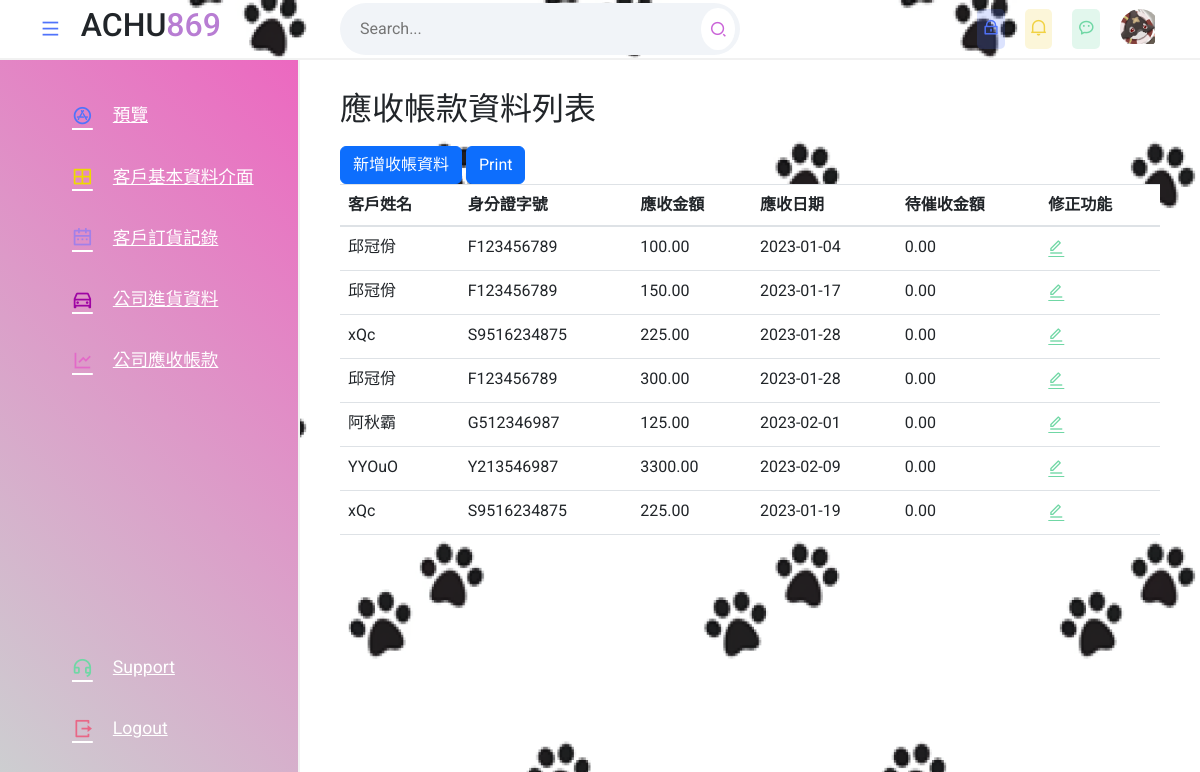
The app's page /ComWeb4.php with its own data.
### tables this page shows
CREATE TABLE `mycompany_receive` (
  `ID` int(255) NOT NULL,
  `Client_name` varchar(16) NOT NULL,
  `Id_card_number` varchar(16) NOT NULL,
  `Receivable_amount` decimal(10,2) NOT NULL,
  `Receivable_date` date NOT NULL,
  `Pending` decimal(10,2) NOT NULL
);

### ComWeb4.php (the view, shortened to what this page needs)
<?php
require_once('./connection.php');
$sql = "SELECT * FROM `mycompany_receive`;";
$result = mysqli_query($link, $sql);
$arr_users = [];
if ($result->num_rows > 0) {
    $arr_users = $result->fetch_all(MYSQLI_ASSOC);
}
?>
<!DOCTYPE html>
<html lang="zh-TW">
<head>
    <link rel="stylesheet" href="./assets/css/styles.css">
    <link href="https://cdn.jsdelivr.net/npm/remixicon@2.5.0/fonts/remixicon.css" rel="stylesheet">
    <link rel="stylesheet" type="text/css" href="https://cdn.datatables.net/v/dt/dt-1.10.16/datatables.min.css"/>
    <link rel="stylesheet" href="https://maxcdn.bootstrapcdn.com/bootstrap/4.0.0/css/bootstrap.min.css">
    <link href="https://cdn.jsdelivr.net/npm/bootstrap@5.2.3/dist/css/bootstrap.min.css" rel="stylesheet"
>
</head>
<body>
    <section class="header">
        <div class="logo">
        <i class="ri-menu-line icon icon-0 menu"></i>
            <h2>ACHU<span>869</span></h2>
        </div>
        <div class="search--notification--profile">
            <div class="search">
                <input type="text" placeholder="Search...">
                <button><i class="ri-search-2-line"></i></button>
            </div>
            <div class="notification--profile">
                <div class="picon lock">
                    <i class="ri-lock-line"></i>
                </div>
                <div class="picon bell">
                    <i class="ri-notification-2-line"></i>
                </div>
                <div class="picon chat">
                    <i class="ri-wechat-2-line"></i>
                </div>
                <div class="picon profile">
                    <img src="assets/images/profile.png" alt="">
                </div>
            </div>
        </div>
    </section>
    <section class="main">
        <div class="sidebar">
        <ul class="sidebar--items">
                <li>
                    <a href="./Overview.php ">
                        <span class="icon icon-0"><i class="ri-app-store-line"></i></span>
                        <span class="sidebar--item">預覽 </span>
                    </a>
                </li>
                <li>
                    <a href="./ComWeb1.php">
                        <span class="icon icon-1    "><i class="ri-layout-grid-line"></i></span>
                        <span class="sidebar--item">客戶基本資料介面</span>
                    </a>
                </li>
                <li>
                    <a href="./ComWeb2.php">
                        <span class="icon icon-2"><i class="ri-calendar-2-line"></i></span>
                        <span class="sidebar--item">客戶訂貨記錄</span>
                    </a>
                </li>
                <li>
                    <a href="./ComWeb3.php">
                        <span class="icon icon-3"><i class="ri-car-line"></i></span>
                        <span class="sidebar--item" style="white-space: nowrap;">公司進貨資料</span>
                    </a>
                </li>
                <li>
                    <a href="./ComWeb4.php">
                        <span class="icon icon-4"><i class="ri-line-chart-line"></i></span>
                        <span class="sidebar--item">公司應收帳款</span>
                    </a>
                </li>
            </ul>
            <ul class="sidebar--bottom-items">
                <li>
                    <a href="#">
                        <span class="icon icon-5"><i class="ri-customer-service-line"></i></span>
                        <span class="sidebar--item">Support</span>
                    </a>
                </li>
                <li>
                    <a href="./index.php">
                        <span class="icon icon-7"><i class="ri-logout-box-r-line"></i></span>
                        <span class="sidebar--item">Logout</span>
                    </a>
                </li>
            </ul>
        </div>
        <div class="main--content">
            <div class="recent--patients">
                <div class="title">
                    <h2 class="section--title">應收帳款資料列表</h2>
                </div>
                <div class="table">
                <a class="btn btn-primary"href="./4_Create.php" role="button">新增收帳資料</a>
                <button onclick="window.print();" class="btn btn-primary">Print</button>
                <table id="usetTable" class="table">
                    <thead>
                    <th>客戶姓名</th>
                    <th>身分證字號</th>
                    <th>應收金額</th>
                    <th>應收日期</th>
                    <th>待催收金額</th>
                    <th>修正功能</th>
                    </thead>
                    <tbody>
                    <?php if(!empty($arr_users)) { ?>
                        <?php foreach($arr_users as $user) { ?>
                            <tr>
                                <td><?php echo $user['Client_name']; ?></td>
                                <td><?php echo $user['Id_card_number']; ?></td>
                                <td><?php echo $user['Receivable_amount']; ?></td>
                                <td><?php echo $user['Receivable_date']; ?></td>
                                <td><?php echo $user['Pending']; ?></td>
                                <td><?php echo "<a class='ri-edit-line edit' href='./4_Edit.php?ID=$user[ID]'></a>
                                    ";?>
                                </td>
                            </tr>
                        <?php } ?>
                    <?php } ?>
                    </tbody>
                    </table>
                </div>
            </div>
        </div>
    </section>
</body>
</html>

### assets/css/styles.css (style rules this page uses)
* { margin: 0; padding: 0; box-sizing: border-box; font-family: 'Roboto', sans-serif; }
body { background-image: url(../images/bg.png); background-position: center top; background-repeat: no-repeat; background-attachment: fixed; background-size: cover; margin: 0; padding-bottom: 0px; position: relative; width: 100%; }
.header { height: 60px; width: 100%; display: flex; align-items: center; border-bottom: 2px solid #f1f1f1; }
.logo { display: flex; align-items: center; width: 300px; padding-left: 40px; }
.logo span { color: #b87dd3; }
.search--notification--profile { display: flex; align-items: center; justify-content: space-between; width: calc(100% - 300px); padding: 0 40px; }
.search { background-color: #f1f4f8; border-radius: 50px; width: 400px; padding: 5px; display: flex; align-items: center; justify-content: space-between; }
.search input { background-color: transparent; outline: none; border: none; text-indent: 15px; width: 85%; }
.search button { outline: none; border: none; border-radius: 50%; background-color: #fff; padding: 8px; display: flex; align-items: center; justify-content: center; }
.search button i { font-size: 1.1rem; color: #ca63d8; }
.notification--profile { display: flex; align-items: center; }
.picon { margin-left: 20px; font-size: 1.1rem; padding: 5px; border-radius: 5px; }
.lock { color: #5073fb; background-color: rgba(80, 115, 251, .2); }
.bell { color: #f1d243; background-color: rgba(241, 210, 67, .2); }
.chat { color: #70d7a5; background-color: rgba(112, 215, 165, .2); }
.profile { position: relative; width: 40px; height: 40px; border-radius: 50%; overflow: hidden; }
img { position: absolute; top: 0; left: 0; width: 35px; height: 35px; object-fit: cover; }
.main { position: relative; width: 100%; min-height: calc(100vh - 60px); }
.sidebar { position: absolute; top: 0; left: 0; height: 100%; width: 300px; background: linear-gradient(45deg, #ccd1d1, #ec68c0); padding: 30px; display: flex; flex-direction: column; justify-content: space-between; border-right: 2px solid #f1f1f1; transition: .3s; }
li { list-style: none; }
a { text-decoration: none; }
.sidebar--items a, .sidebar--bottom-items a { display: flex; align-items: center; margin-bottom: 10px; font-size: 1.1rem; color: rgb(255, 255, 255); padding: 10px; border-radius: 10px; }
.sidebar--bottom-items li:last-child a { margin-bottom: 0; }
.icon { position: relative; display: flex; align-items: center; justify-content: center; margin-right: 20px; font-size: 1.3rem; }
.icon-0 { color: #5073fb; }
.icon-1 { color: #eeda00; }
.icon-2 { color: #a280e9; }
.icon-3 { color: #9e04a3; }
.icon-4 { color: #e36ac8; }
.icon-5 { color: #70d7a5; }
.icon-7 { color: #e86786; }
.main--content { position: absolute; top: 0; right: 0; height: 100%; width: calc(100% - 300px); padding: 0 40px; overflow-y: hidden; transition: .3s; }
.title { display: flex; align-items: center; justify-content: space-between; margin-bottom: 10px; margin-top: 30px; }
.section--title { font-weight: 400; }
.recent--patients { margin-bottom: 20px; }
table { width: 100%; text-align: left; border-collapse: collapse; }
tr { border-bottom: 1px solid #f1f1f1; }
td, th { padding-block: 10px; }
.edit { color: #70d7a5; margin-right: 10px; }

### records on screen
mycompany_receive: Client_name "邱冠佾", Id_card_number "F123456789", Receivable_amount "100.00", Receivable_date "2023-01-04", Pending "0.00"
mycompany_receive: Client_name "邱冠佾", Id_card_number "F123456789", Receivable_amount "150.00", Receivable_date "2023-01-17", Pending "0.00"
mycompany_receive: Client_name "xQc", Id_card_number "S9516234875", Receivable_amount "225.00", Receivable_date "2023-01-28", Pending "0.00"
mycompany_receive: Client_name "邱冠佾", Id_card_number "F123456789", Receivable_amount "300.00", Receivable_date "2023-01-28", Pending "0.00"
mycompany_receive: Client_name "阿秋霸", Id_card_number "G512346987", Receivable_amount "125.00", Receivable_date "2023-02-01", Pending "0.00"
mycompany_receive: Client_name "YYOuO", Id_card_number "Y213546987", Receivable_amount "3300.00", Receivable_date "2023-02-09", Pending "0.00"
mycompany_receive: Client_name "xQc", Id_card_number "S9516234875", Receivable_amount "225.00", Receivable_date "2023-01-19", Pending "0.00"
